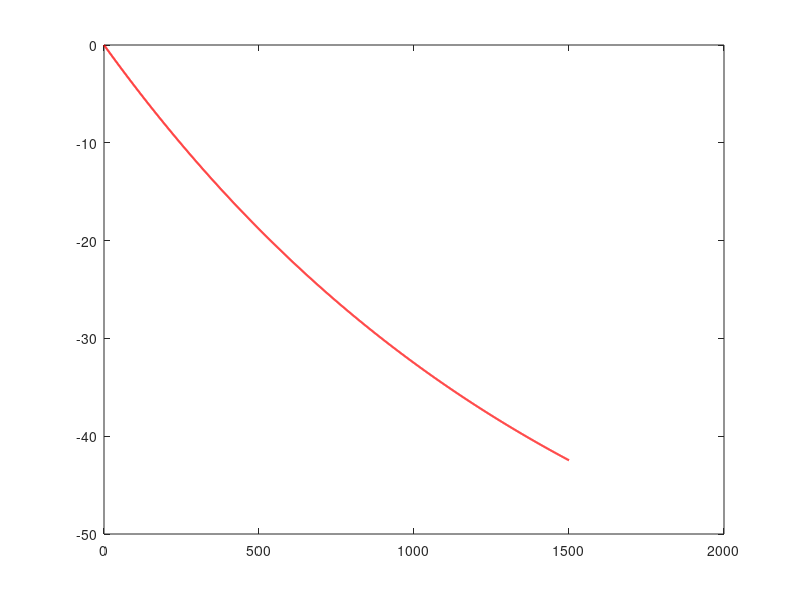

The MATLAB source for this figure: (Note: this script raises an error after producing the figure.)
clc; clear;

% variable t for time (days)
t = 0:1:1500;

% Decay Rate
lambda = -0.0006371;

% Equation to model bone mineral density loss from spaceflight
BMD = ((-69) * exp(lambda * t) + 69) * -1;

% Plot for intial bone mineral density loss
plot(t, BMD, 'r', 'LineWidth', 1.5)
hold on
% Addition of vertical line to indicate length of round trip mars mission
xline(1095, 'b')
text(1095, max(BMD), 'Day 1095', 'VerticalAlignment', 'top', 'HorizontalAlignment', 'left', 'Color', 'b');
title("BMD Percent Change From Microgravity Only")
xlabel("Time (days)")
ylabel("Bone Mineral Density Change (%)")
grid on
